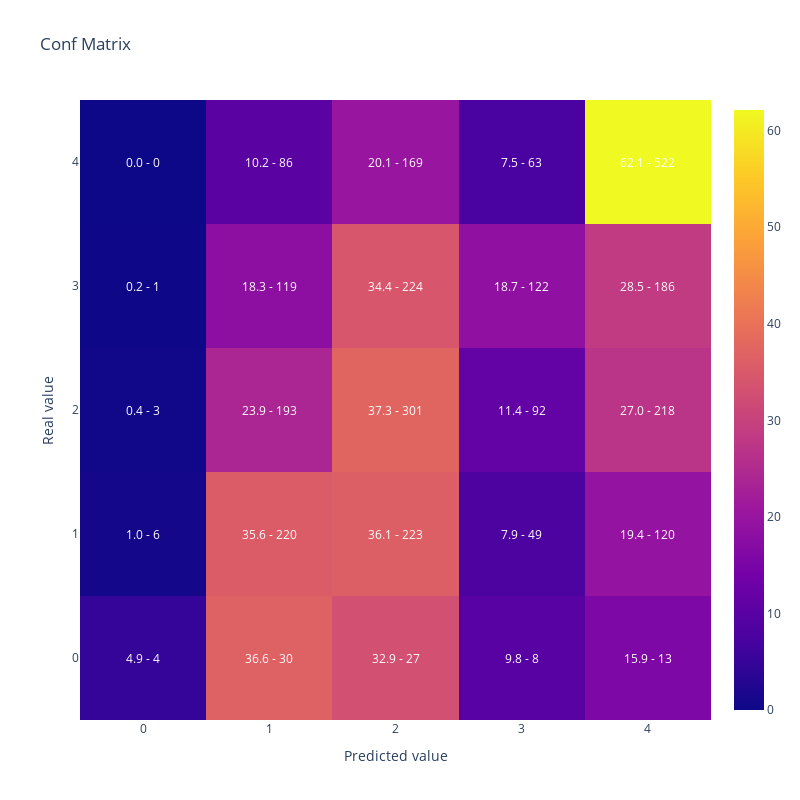

Notebook code cell kept with this figure:
### Code cell
#Vamos a replicar el resultado de la optimizacion reentrenando el modelo con el mejor conjunto de hiperparametros
#Generamos parametros incluyendo los fijos y la mejor solución que encontro optuna
lgb_params = {
    'objective': 'multiclass',
    'verbosity': -1,
    'num_class': len(y_train.unique())
}

# Update lgb_params with study.best_params
lgb_params.update(study.best_params)

lgb_train_dataset = lgb.Dataset(data=X_train,
                                label=y_train)


#Entreno
lgb_model = lgb.train(lgb_params,
                    lgb_train_dataset)

#Muestro matriz de confusion y kappa
display(plot_confusion_matrix(y_test,lgb_model.predict(X_test).argmax(axis=1)))

cohen_kappa_score(y_test,lgb_model.predict(X_test).argmax(axis=1),
                             weights = 'quadratic')

### Figure 1 — Plotly figure (JSON) as saved in the notebook; plotly's stock layout.template omitted (floating-point values rounded to 4 significant figures)
{"data": [{"type": "heatmap", "x": [0, 1, 2, 3, 4], "y": [0, 1, 2, 3, 4], "z": [[4.878, 36.59, 32.93, 9.756, 15.85], [0.9709, 35.6, 36.08, 7.929, 19.42], [0.3717, 23.92, 37.3, 11.4, 27.01], [0.1534, 18.25, 34.36, 18.71, 28.53], [0, 10.24, 20.12, 7.5, 62.14]]}], "layout": {"annotations": [{"font": {"color": "white"}, "showarrow": false, "text": "4.9 - 4", "x": 0, "xref": "x", "y": 0, "yref": "y"}, {"font": {"color": "white"}, "showarrow": false, "text": "36.6 - 30", "x": 1, "xref": "x", "y": 0, "yref": "y"}, {"font": {"color": "white"}, "showarrow": false, "text": "32.9 - 27", "x": 2, "xref": "x", "y": 0, "yref": "y"}, {"font": {"color": "white"}, "showarrow": false, "text": "9.8 - 8", "x": 3, "xref": "x", "y": 0, "yref": "y"}, {"font": {"color": "white"}, "showarrow": false, "text": "15.9 - 13", "x": 4, "xref": "x", "y": 0, "yref": "y"}, {"font": {"color": "white"}, "showarrow": false, "text": "1.0 - 6", "x": 0, "xref": "x", "y": 1, "yref": "y"}, {"font": {"color": "white"}, "showarrow": false, "text": "35.6 - 220", "x": 1, "xref": "x", "y": 1, "yref": "y"}, {"font": {"color": "white"}, "showarrow": false, "text": "36.1 - 223", "x": 2, "xref": "x", "y": 1, "yref": "y"}, {"font": {"color": "white"}, "showarrow": false, "text": "7.9 - 49", "x": 3, "xref": "x", "y": 1, "yref": "y"}, {"font": {"color": "white"}, "showarrow": false, "text": "19.4 - 120", "x": 4, "xref": "x", "y": 1, "yref": "y"}, {"font": {"color": "white"}, "showarrow": false, "text": "0.4 - 3", "x": 0, "xref": "x", "y": 2, "yref": "y"}, {"font": {"color": "white"}, "showarrow": false, "text": "23.9 - 193", "x": 1, "xref": "x", "y": 2, "yref": "y"}, {"font": {"color": "white"}, "showarrow": false, "text": "37.3 - 301", "x": 2, "xref": "x", "y": 2, "yref": "y"}, {"font": {"color": "white"}, "showarrow": false, "text": "11.4 - 92", "x": 3, "xref": "x", "y": 2, "yref": "y"}, {"font": {"color": "white"}, "showarrow": false, "text": "27.0 - 218", "x": 4, "xref": "x", "y": 2, "yref": "y"}, {"font": {"color": "white"}, "showarrow": false, "text": "0.2 - 1", "x": 0, "xref": "x", "y": 3, "yref": "y"}, {"font": {"color": "white"}, "showarrow": false, "text": "18.3 - 119", "x": 1, "xref": "x", "y": 3, "yref": "y"}, {"font": {"color": "white"}, "showarrow": false, "text": "34.4 - 224", "x": 2, "xref": "x", "y": 3, "yref": "y"}, {"font": {"color": "white"}, "showarrow": false, "text": "18.7 - 122", "x": 3, "xref": "x", "y": 3, "yref": "y"}, {"font": {"color": "white"}, "showarrow": false, "text": "28.5 - 186", "x": 4, "xref": "x", "y": 3, "yref": "y"}, {"font": {"color": "white"}, "showarrow": false, "text": "0.0 - 0", "x": 0, "xref": "x", "y": 4, "yref": "y"}, {"font": {"color": "white"}, "showarrow": false, "text": "10.2 - 86", "x": 1, "xref": "x", "y": 4, "yref": "y"}, {"font": {"color": "white"}, "showarrow": false, "text": "20.1 - 169", "x": 2, "xref": "x", "y": 4, "yref": "y"}, {"font": {"color": "white"}, "showarrow": false, "text": "7.5 - 63", "x": 3, "xref": "x", "y": 4, "yref": "y"}, {"font": {"color": "white"}, "showarrow": false, "text": "62.1 - 522", "x": 4, "xref": "x", "y": 4, "yref": "y"}], "height": 800, "title": {"text": "Conf Matrix"}, "width": 800, "xaxis": {"title": {"text": "Predicted value"}}, "yaxis": {"title": {"text": "Real value"}}}}
